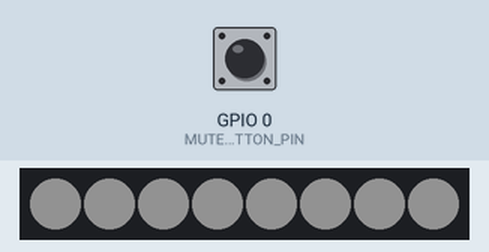
Simulated run of this sketch. Board: ESP32. Parts: 8 RGB LEDs in strip order, left to right. The test bench sets the inputs (shaded band); at power-on: GPIO 0 (MUTE_BUTTON_PIN) HIGH. Dim RGB values are drawn brighter than linear; WiFi joins after 1.5 s; servers stay silent unless stated; no MQTT or app messages arrive unless stated; not simulated (calls return 0 or success): secrets.h; what the sketch prints to the serial monitor is not drawn.

Above: at 1.99 s.
2.5 s: GPIO 0 (MUTE_BUTTON_PIN) pulled LOW for 0.15 s
At 4.0 s:
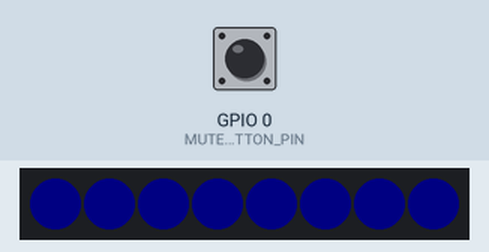
5.6 s: GPIO 0 (MUTE_BUTTON_PIN) pulled LOW for 1 s
At 9.0 s:
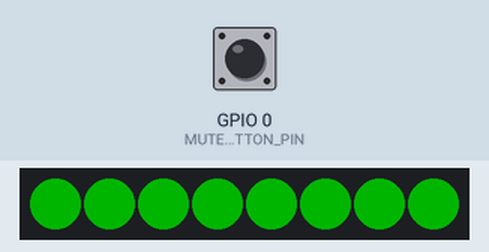
11.0 s: GPIO 0 (MUTE_BUTTON_PIN) pulled LOW for 3.2 s
At 11.6 s:
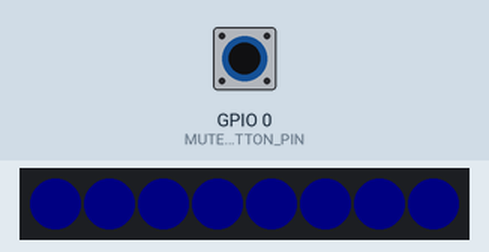
Timing chart, 0 to 17.5 s (numbered marks = the images above; inputs shaded):
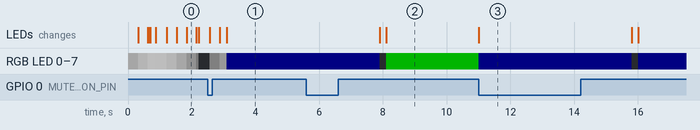

The sketch:

homelab_alert_led.ino
```cpp
/*
 * homelab_alert_led — Display ESP32 firmware v1.0
 * Board  : ESP32 Dev Module (4 MB flash, default partition)
 * LED    : WS2812B strip, 8 LEDs, GPIO 4
 * MQTT   : subscribes homelab/alerts/status (retained, QoS 1)
 *          broker: 192.168.1.128:31883 (Mosquitto K3s NodePort)
 * LWT    : publishes "offline" to homelab/esp32/lwt on ungraceful disconnect
 *
 * Payload schema (homelab/alerts/status):
 *   {"severity":"ok|info|warning|error|high|critical","count":N,"timestamp":T}
 *
 * LED PATTERNS
 * ────────────────────────────────────────────────────────────────────────────
 * severity    color   pattern
 * ok          Green   Solid
 * info        Blue    Solid
 * warning     Amber   Slow sine pulse (2 s period)
 * error       Orange  Blink 500 ms on / 500 ms off
 * high        Red     Fast blink 200 ms on / 200 ms off
 * critical    Red     Strobe 80 ms on / 80 ms off
 * disconnected White  Slow sine pulse (3 s period)
 * muted        Blue   Rare blink every 5 s (dim)
 * ────────────────────────────────────────────────────────────────────────────
 *
 * IMPORTANT — Core 1 pinning:
 *   FastLED uses the ESP32 RMT peripheral which shares interrupt priority with
 *   WiFi DMA on Core 0. The LED task is pinned to Core 1 via
 *   xTaskCreatePinnedToCore to prevent corrupted pixels under WiFi load.
 *
 * Dependencies (Arduino Library Manager):
 *   AsyncMqttClient  — marvinroger/async-mqtt-client  (≥0.9)
 *   AsyncTCP         — me-no-dev/AsyncTCP              (≥1.1)
 *   FastLED          — FastLED/FastLED                 (≥3.6)
 *   ArduinoJson      — bblanchon/ArduinoJson           (≥7.0)
 */

#include <WiFi.h>
#include <AsyncMqttClient.h>
#include <FastLED.h>
#include <ArduinoJson.h>
#include <HTTPClient.h>

// ── User configuration ────────────────────────────────────────────────────────
// Secrets (wifi password, MQTT password) live in a sibling secrets.h file
// that is .gitignored. Copy secrets.h.template → secrets.h, fill in, then
// build. The header is required — `#include "secrets.h"` is mandatory.
#include "secrets.h"

#define WIFI_SSID           "COSMOTE1"
// WIFI_PASS comes from secrets.h

#define MQTT_HOST           "192.168.1.128"
#define MQTT_PORT           31883
// Mosquitto broker is auth-only since 2026-06-21 (Phase 3 cutover).
// MQTT_USERNAME / MQTT_PASSWORD live in secrets.h.
// To match the cluster: tbaltzakis / <unified admin password>.
#define ALERT_API_HOST      "192.168.1.128"
#define ALERT_API_PORT      30800

#define LED_PIN             4
#define NUM_LEDS            8
#define LED_TYPE            WS2812B
#define COLOR_ORDER         GRB
#define MUTE_BUTTON_PIN     0    // boot button doubles as mute toggle

#define HEARTBEAT_INTERVAL_MS  60000UL   // POST /api/esp32/heartbeat every 60 s
#define STALE_THRESHOLD_MS     90000UL   // no MQTT message in 90 s → disconnected state

// ── Globals ───────────────────────────────────────────────────────────────────
CRGB leds[NUM_LEDS];
AsyncMqttClient mqttClient;
TimerHandle_t   wifiReconnectTimer;
TimerHandle_t   mqttReconnectTimer;

enum Severity { SEV_OK, SEV_INFO, SEV_WARNING, SEV_ERROR, SEV_HIGH, SEV_CRITICAL };

volatile Severity  gSeverity       = SEV_OK;
volatile bool      gMuted          = false;
volatile bool      gMqttConnected  = false;
volatile unsigned long gLastMsgMs  = 0;
volatile unsigned long gLastHeartbeatMs = 0;

// ISR-safe mute toggle — debounced in the LED task
volatile bool gMuteTogglePending = false;
unsigned long gLastButtonMs = 0;

static TaskHandle_t ledTaskHandle = nullptr;
static bool         ledTaskStarted = false;

// ── Severity helpers ──────────────────────────────────────────────────────────
static Severity parseSeverity(const char* s) {
  if (!s) return SEV_OK;
  if (strcmp(s, "critical") == 0) return SEV_CRITICAL;
  if (strcmp(s, "high")     == 0) return SEV_HIGH;
  if (strcmp(s, "error")    == 0) return SEV_ERROR;
  if (strcmp(s, "warning")  == 0) return SEV_WARNING;
  if (strcmp(s, "info")     == 0) return SEV_INFO;
  return SEV_OK;
}

// ── LED helpers ───────────────────────────────────────────────────────────────
static void fillAll(CRGB color) {
  fill_solid(leds, NUM_LEDS, color);
  FastLED.show();
}

// Sine pulse: fade between minBright and 255 over periodMs.
// Returns after one full cycle. Checks for severity change mid-cycle.
static void sinePulse(CRGB baseColor, uint32_t periodMs,
                      Severity expectedSev, bool expectedMute) {
  const uint32_t step = 10;
  uint32_t elapsed = 0;
  while (elapsed < periodMs) {
    if (gSeverity != expectedSev || gMuted != expectedMute) return;
    float angle = (float)elapsed / periodMs * 2.0f * PI;
    uint8_t bright = (uint8_t)(128 + 127 * sinf(angle));
    CRGB c = baseColor;
    c.nscale8(bright);
    fillAll(c);
    vTaskDelay(pdMS_TO_TICKS(step));
    elapsed += step;
  }
}

// ── LED task (pinned to Core 1) ───────────────────────────────────────────────
static void ledTask(void* /*param*/) {
  FastLED.addLeds<LED_TYPE, LED_PIN, COLOR_ORDER>(leds, NUM_LEDS);
  FastLED.setBrightness(80);
  fillAll(CRGB::Black);

  for (;;) {
    // Debounce mute toggle
    if (gMuteTogglePending) {
      unsigned long now = millis();
      if (now - gLastButtonMs > 300) {
        gMuted = !gMuted;
        gLastButtonMs = now;
      }
      gMuteTogglePending = false;
    }

    bool muted       = gMuted;
    bool connected   = gMqttConnected;
    unsigned long ms = millis();
    bool stale       = connected && (ms - gLastMsgMs) > STALE_THRESHOLD_MS;
    bool disconnected = !connected || stale;
    Severity sev     = gSeverity;

    if (muted) {
      // Dim blue, rare blink every 5 s
      fillAll(CRGB(0, 0, 20));
      vTaskDelay(pdMS_TO_TICKS(4800));
      fillAll(CRGB::Black);
      vTaskDelay(pdMS_TO_TICKS(200));
      continue;
    }

    if (disconnected) {
      sinePulse(CRGB::White, 3000, sev, muted);
      continue;
    }

    switch (sev) {
      case SEV_OK:
        fillAll(CRGB(0, 200, 0));
        vTaskDelay(pdMS_TO_TICKS(100));
        break;

      case SEV_INFO:
        fillAll(CRGB(0, 0, 200));
        vTaskDelay(pdMS_TO_TICKS(100));
        break;

      case SEV_WARNING:
        sinePulse(CRGB(255, 160, 0), 2000, sev, muted);
        break;

      case SEV_ERROR:
        fillAll(CRGB(255, 80, 0));
        vTaskDelay(pdMS_TO_TICKS(500));
        fillAll(CRGB::Black);
        vTaskDelay(pdMS_TO_TICKS(500));
        break;

      case SEV_HIGH:
        fillAll(CRGB(255, 0, 0));
        vTaskDelay(pdMS_TO_TICKS(200));
        fillAll(CRGB::Black);
        vTaskDelay(pdMS_TO_TICKS(200));
        break;

      case SEV_CRITICAL:
        fillAll(CRGB(255, 0, 0));
        vTaskDelay(pdMS_TO_TICKS(80));
        fillAll(CRGB::Black);
        vTaskDelay(pdMS_TO_TICKS(80));
        break;
    }
  }
}

// ── Mute button ISR ───────────────────────────────────────────────────────────
void IRAM_ATTR onMuteButton() {
  gMuteTogglePending = true;
}

// ── Heartbeat ─────────────────────────────────────────────────────────────────
static void sendHeartbeat() {
  if (WiFi.status() != WL_CONNECTED) return;
  HTTPClient http;
  char url[64];
  snprintf(url, sizeof(url), "http://%s:%d/api/esp32/heartbeat",
           ALERT_API_HOST, ALERT_API_PORT);
  http.begin(url);
  http.addHeader("Content-Type", "application/json");

  char body[256];
  snprintf(body, sizeof(body),
    "{\"device_id\":\"homelab-alert-led\","
    "\"ip\":\"%s\","
    "\"rssi\":%d,"
    "\"uptime_s\":%lu,"
    "\"free_ram_bytes\":%lu,"
    "\"firmware_ver\":\"1.0.0\"}",
    WiFi.localIP().toString().c_str(),
    WiFi.RSSI(),
    (unsigned long)(millis() / 1000),
    (unsigned long)ESP.getFreeHeap());

  http.POST(body);
  http.end();
}

// ── WiFi + MQTT reconnect timers ──────────────────────────────────────────────
static void connectToWifi() {
  Serial.println("[WiFi] Connecting...");
  WiFi.begin(WIFI_SSID, WIFI_PASS);
}

static void connectToMqtt() {
  Serial.println("[MQTT] Connecting...");
  mqttClient.connect();
}

static void onWifiEvent(WiFiEvent_t event) {
  switch (event) {
    case ARDUINO_EVENT_WIFI_STA_GOT_IP:
      Serial.printf("[WiFi] Connected, IP: %s\n",
                    WiFi.localIP().toString().c_str());
      connectToMqtt();
      break;
    case ARDUINO_EVENT_WIFI_STA_DISCONNECTED:
      Serial.println("[WiFi] Disconnected");
      gMqttConnected = false;
      xTimerStop(mqttReconnectTimer, 0);
      xTimerStart(wifiReconnectTimer, 0);
      break;
    default:
      break;
  }
}

// ── MQTT callbacks ────────────────────────────────────────────────────────────
static void onMqttConnect(bool sessionPresent) {
  Serial.println("[MQTT] Connected");
  gMqttConnected = true;
  gLastMsgMs = millis();
  mqttClient.subscribe("homelab/alerts/status", 1);
}

static void onMqttDisconnect(AsyncMqttClientDisconnectReason reason) {
  Serial.printf("[MQTT] Disconnected, reason=%d\n", (int)reason);
  gMqttConnected = false;
  if (WiFi.isConnected()) {
    xTimerStart(mqttReconnectTimer, 0);
  }
}

static void onMqttMessage(char* topic, char* payload,
                           AsyncMqttClientMessageProperties /*props*/,
                           size_t len, size_t /*index*/, size_t /*total*/) {
  gLastMsgMs = millis();

  JsonDocument doc;
  DeserializationError err = deserializeJson(doc, payload, len);
  if (err) return;

  const char* sev = doc["severity"] | "ok";
  gSeverity = parseSeverity(sev);

  Serial.printf("[MQTT] status: severity=%s count=%d\n",
                sev, (int)doc["count"]);
}

// ── Arduino entry points ──────────────────────────────────────────────────────
void setup() {
  Serial.begin(115200);

  pinMode(MUTE_BUTTON_PIN, INPUT_PULLUP);
  attachInterrupt(digitalPinToInterrupt(MUTE_BUTTON_PIN), onMuteButton, FALLING);

  // Reconnect timers (2 s WiFi, 5 s MQTT)
  wifiReconnectTimer = xTimerCreate("wifiReconnect", pdMS_TO_TICKS(2000),
                                    pdFALSE, nullptr,
                                    [](TimerHandle_t) { connectToWifi(); });
  mqttReconnectTimer = xTimerCreate("mqttReconnect", pdMS_TO_TICKS(5000),
                                    pdFALSE, nullptr,
                                    [](TimerHandle_t) { connectToMqtt(); });

  // MQTT config
  mqttClient.onConnect(onMqttConnect);
  mqttClient.onDisconnect(onMqttDisconnect);
  mqttClient.onMessage(onMqttMessage);
  mqttClient.setServer(MQTT_HOST, MQTT_PORT);
  // Mosquitto is auth-only since the Phase 3 cutover on 2026-06-21 —
  // setCredentials() must be called or the broker returns CONNACK 5.
  // Per docs/2.-API-reference.md in marvinroger/async-mqtt-client, this
  // sets the username/password used during MQTT CONNECT. Default = none.
  mqttClient.setCredentials(MQTT_USERNAME, MQTT_PASSWORD);
  mqttClient.setClientId("homelab-alert-led");
  // LWT: broker publishes "offline" to homelab/esp32/lwt on ungraceful disconnect
  mqttClient.setWill("homelab/esp32/lwt", 1, true, "offline");

  // WiFi
  WiFi.onEvent(onWifiEvent);
  connectToWifi();

  // LED task pinned to Core 1 (avoids RMT/WiFi DMA conflict on Core 0)
  xTaskCreatePinnedToCore(
    ledTask, "led", 4096, nullptr, 1, &ledTaskHandle, /*core=*/1);
}

void loop() {
  // Heartbeat from Core 0 (safe — HTTPClient not used in LED task)
  if (millis() - gLastHeartbeatMs >= HEARTBEAT_INTERVAL_MS) {
    gLastHeartbeatMs = millis();
    sendHeartbeat();
  }
  delay(1000);
}
```

Measured:
- after the input at 2.5 s, the LEDs: first differ from a run without the input after 0.59 s (image 1)
- after the input at 5.6 s, the LEDs: first differ from a run without the input after 2.5 s (image 2)
- after the input at 11.0 s, RGB LED 0–7: RGB(0, 63, 0) → RGB(0, 0, 6) at once, → off 4.8 s later, → RGB(0, 0, 6) 0.20 s later; the LEDs: change at once (image 3)
